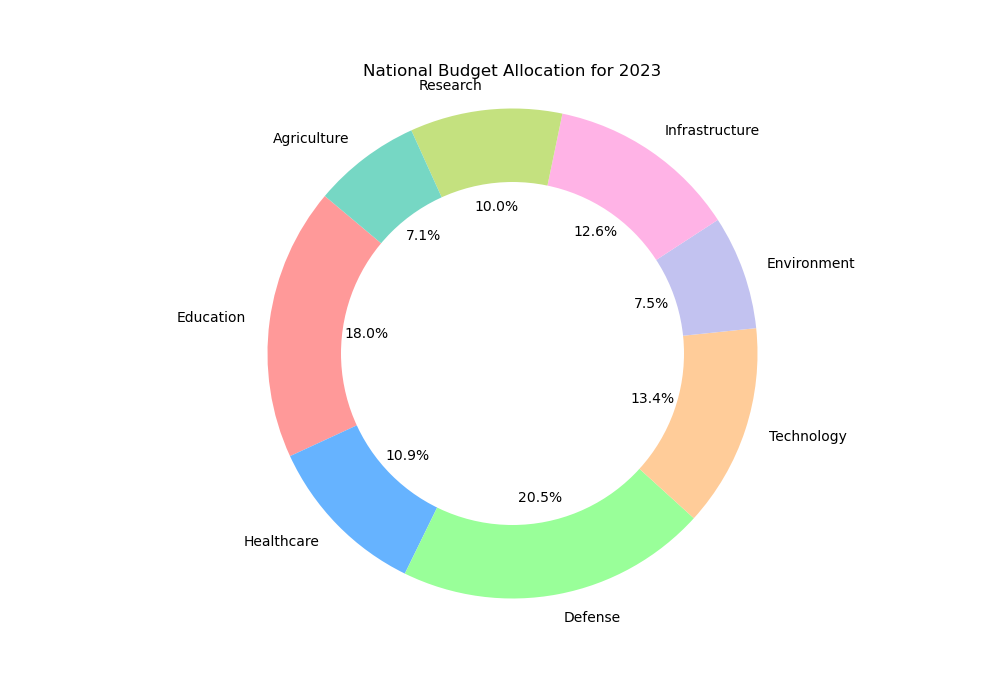

Generate this figure with Python:

import matplotlib.pyplot as plt

# Data to plot
categories = ['Education', 'Healthcare', 'Defense', 'Technology', 'Environment', 'Infrastructure', 'Research', 'Agriculture']
values = [215, 130, 245, 160, 90, 150, 120, 85]
colors = ['#ff9999','#66b3ff','#99ff99','#ffcc99','#c2c2f0','#ffb3e6', '#c4e17f', '#76d7c4']

# Create pie chart
plt.figure(figsize=(10, 7))
plt.pie(values, labels=categories, colors=colors, autopct='%1.1f%%', startangle=140)

# Draw a circle at the center of pie to make it look like a donut
centre_circle = plt.Circle((0,0),0.70,fc='white')
fig = plt.gcf()
fig.gca().add_artist(centre_circle)

plt.axis('equal')  # Equal aspect ratio ensures that pie is drawn as a circle.
plt.title('National Budget Allocation for 2023')
plt.show()
